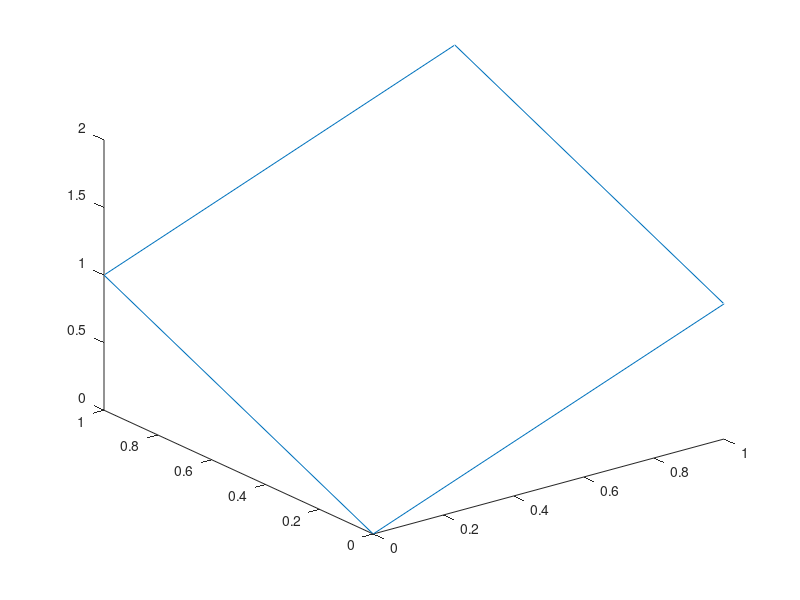

This chart was generated by the following MATLAB code: (Note: this script raises an error after producing the figure.)
%% Draw WFS theory schemes

ax = axes(figure);
x = [0 1 1 0 0];
y = [0 0 1 1 0];
z = [0 1 2 1 0];
plot3(ax, x, y, z)

printfig(ax.Parent, '', 'prueba', {'eps', 'svg', 'pdf'})